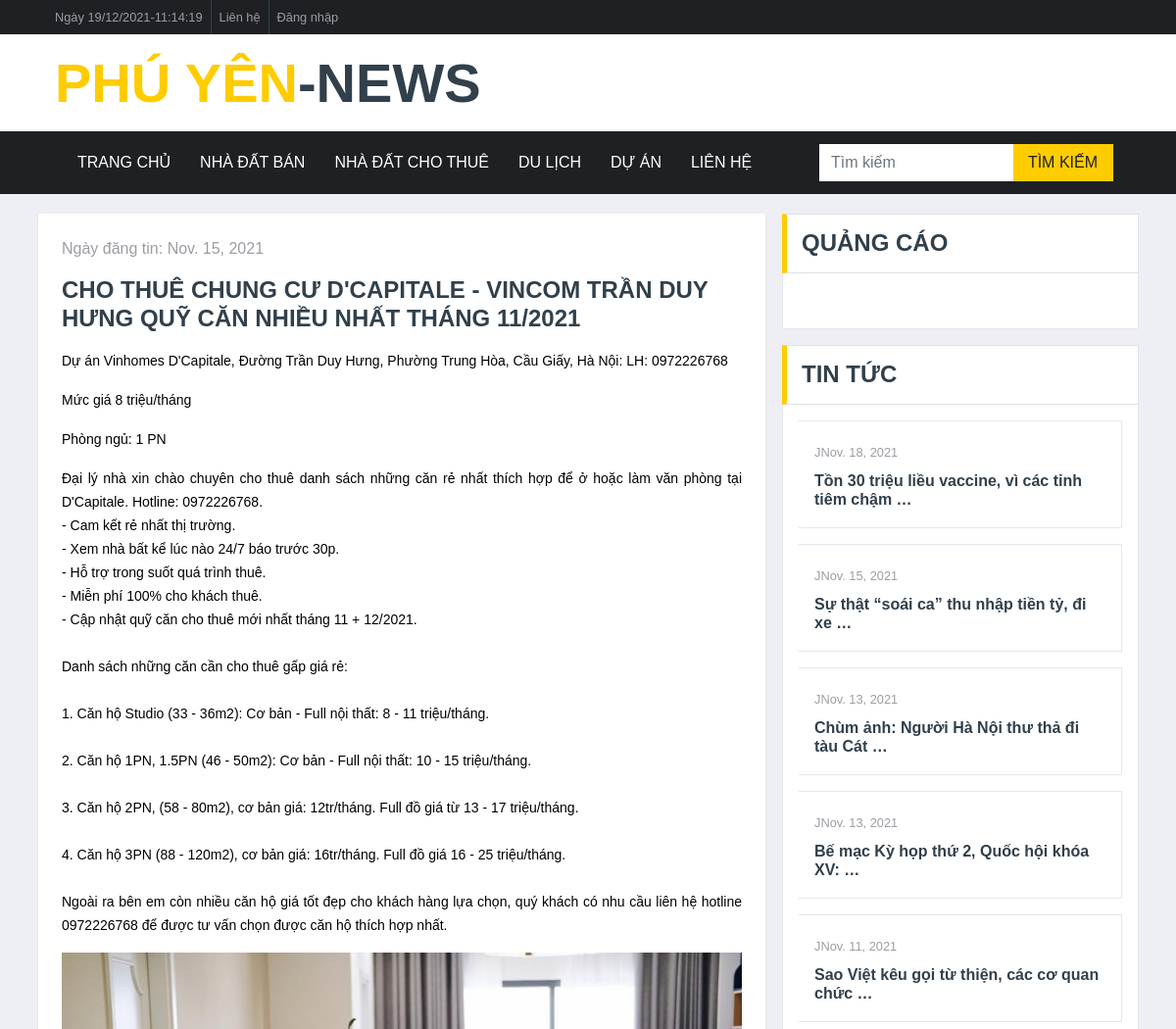
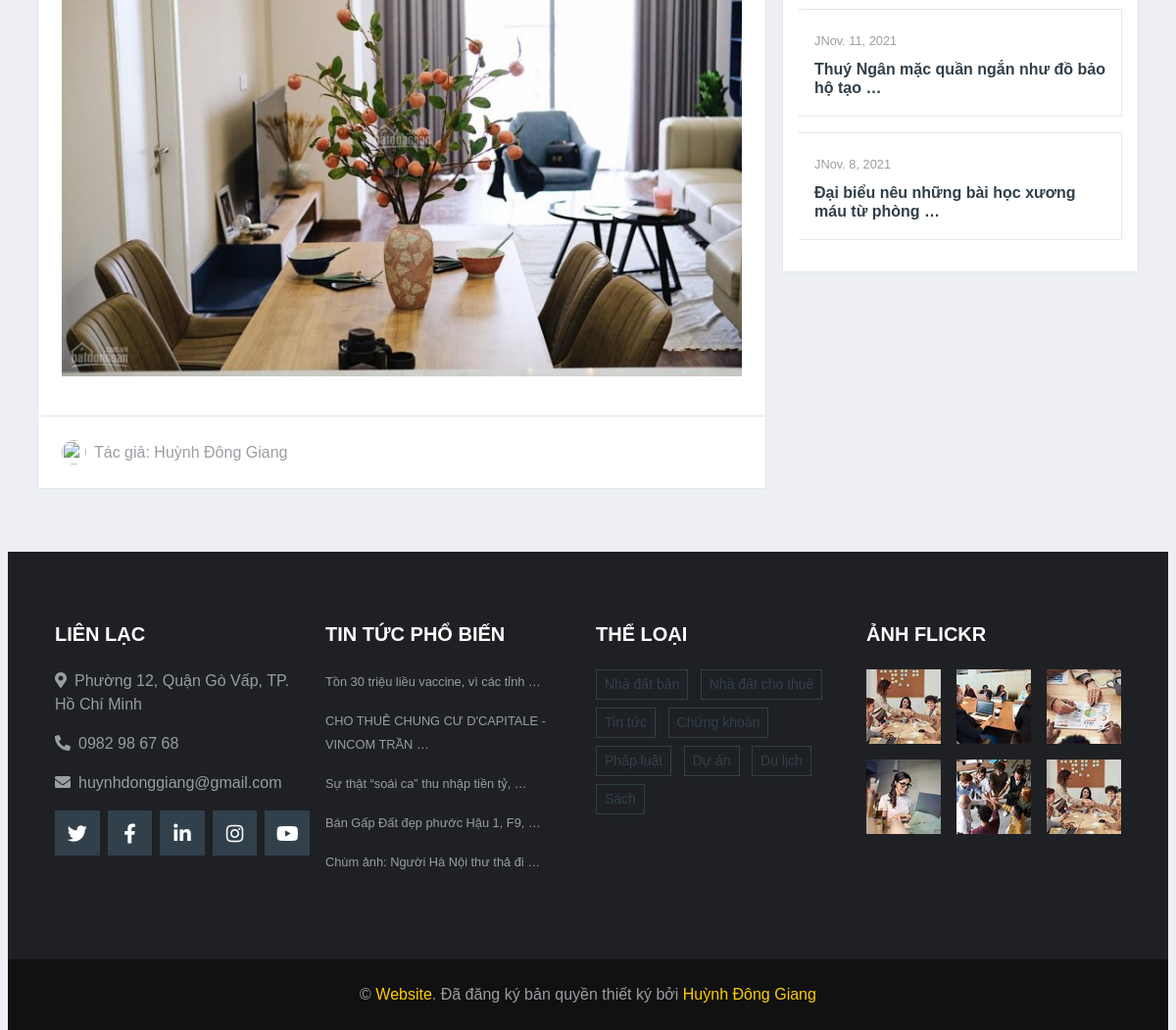
The app's page /single/66/ with its own data (2 pictures, top to bottom).
### Do_an_01/models.py (models this page shows, shortened)
class Story(models.Model):
    category = models.ForeignKey(Category, on_delete=models.PROTECT)
    name = models.CharField(max_length=250, unique=True)
    author = models.CharField(max_length=250)
    url = models.URLField(unique=True)
    content = RichTextUploadingField(blank=True)
    public_day = models.DateField(default=datetime.date.today)
    image = models.ImageField(upload_to='Do_an_01/img', default='Do_an_01/img/logo.jpg')

class Category(models.Model):
    name = models.CharField(max_length=150, unique=True)

### Do_an_01/views.py (the view)
# urls.py: path('single/<int:pk>/', views.single, name='single'),
def single(request, pk):
    session_status = check_session(request, 'sessionNguoiDung')
    session_info = ''
    if session_status:
        session_info = request.session.get('sessionNguoiDung')
    story = Story.objects.get(pk=pk)
    return render(request, 'Do_an_01/single.html', {
        'story': story,
        'story_newest_3': story_newest_3,
        'list_category': list_category,
        'session_status': session_status,
        'session_info': session_info,
        'tin_tuc': tin_tuc,
    })

### Do_an_01/my_module.py (called while the page is built)
def check_session(request, session_name):
    return session_name in request.session  # True / False

### Do_an_01/templates/Do_an_01/single.html (shortened to what this page needs)
{% extends 'Do_an_01/Masterbase.html' %}
{% load static %}
{% block content %}
    <div class="container-fluid" style="margin-top: 20px">
        <div class="container">
            <div class="row">
                <div class="col-lg-8">
                    <div class="position-relative mb-3">
                        <div class="bg-white border border-top-0 p-4">
                            <div class="mb-3">
                                <a class="text-body" href="">Ngày đăng tin: {{ story.public_day }}</a>
                            </div>
                            <h4 class="mb-3 text-secondary text-uppercase font-weight-bold">{{ story.name }}</h4>
                            <p>{{ story.content|safe }}</p>
                        </div>
                        <div class="d-flex justify-content-between bg-white border border-top-0 p-4">
                            <div class="d-flex align-items-center">
                                <img class="rounded-circle mr-2" src={% static 'img/user-a.png' %} width="25"
                                     height="25" alt="">
                                <span>Tác giả: {{ story.author }}</span>
                            </div>
                        </div>
                    </div>
                </div>
                <div class="col-lg-4">
                    <div class="mb-3">
                        <div class="section-title mb-0">
                            <h4 class="m-0 text-uppercase font-weight-bold">Quảng cáo</h4>
                        </div>
                        <div class="bg-white text-center border border-top-0 p-3">
                        </div>
                    </div>
                    <div class="mb-3">
                        <div class="section-title mb-0">
                            <h4 class="m-0 text-uppercase font-weight-bold">TIN TỨC</h4>
                        </div>
                        <div class="bg-white border border-top-0 p-3">
                            {% for story in tin_tuc %}
                                <div class="d-flex align-items-center bg-white mb-3" style="height: 110px;">
                                    <div class="w-100 h-100 px-3 d-flex flex-column justify-content-center border border-left-0">
                                        <div class="mb-2">
                                            <a class="text-body" href=""><small>J{{ story.public_day }}</small></a>
                                        </div>
                                        <a class="h6 m-0 text-secondary  font-weight-bold"
                                           href="{% url 'Do_an_01:single' story.pk %}">{{ story.name|truncatewords:10 }}</a>
                                    </div>
                                </div>
                            {% endfor %}
                        </div>
                    </div>
            </div>
        </div>
    </div>
{% endblock %}

### Do_an_01/templates/Do_an_01/Masterbase.html (shortened to what this page needs)
{% load static %}
<!DOCTYPE html>
<html lang="en">
<head>
    <link href="https://cdnjs.cloudflare.com/ajax/libs/font-awesome/5.10.0/css/all.min.css" rel="stylesheet">
    <link href={% static 'lib/owlcarousel/assets/owl.carousel.min.css' %} rel="stylesheet">
    <link href={% static 'css/style.css' %} rel="stylesheet">
</head>
<body>
{% url 'Do_an_01:index' as index %}
{% url 'Do_an_01:contact' as contact %}
{% url 'Do_an_01:single' as single %}
{% url 'Do_an_01:category' as category %}
<div class="container-fluid d-none d-lg-block">
    <div class="row align-items-center bg-dark px-lg-5">
        <div class="col-lg-9">
            <nav class="navbar navbar-expand-sm bg-dark p-0">
                <ul class="navbar-nav ml-n2">
                    <li class="nav-item border-right border-secondary">
                        <a class="nav-link text-body small" id="date" href="#"></a>
                    </li>
                    <li class="nav-item border-right border-secondary mn">
                        <a class="nav-link text-body small" href="{% url 'Do_an_01:contact' %}">Liên hệ</a>
                    </li>
                    <li class="nav-item mn">
                        {% if session_status %}
                            <div class="nav-item dropdown">
                                <a href="#" class="nav-link dropdown-toggle text-body small "
                                   data-toggle="dropdown">{{ session_info.ho }} {{ session_info.ten }}</a>
                                <div class="dropdown-menu ">
                                    <a href="{% url 'customers_hdg:my_account' %}"
                                       class="dropdown-item text-body small">Thông tin người dùng</a>
                                    <a href="{% url 'customers_hdg:logout' %}" class="dropdown-item  text-body small">Thoát</a>
                                </div>
                            </div>
                        {% else %}
                            <a class="nav-link text-body small" href="{% url 'customers_hdg:login' %}">Đăng nhập</a>
                        {% endif %}
                    </li>
                </ul>
            </nav>
        </div>
    </div>
    <div class="row align-items-center bg-white py-3 px-lg-5">
        <div class="col-lg-5">
            <a href="{% url 'Do_an_01:index' %}" class="navbar-brand p-0 d-none d-lg-block">
                <h1 class="m-0 display-4 text-uppercase text-primary">PHÚ YÊN<span
                        class="text-secondary">-NEWS</span></h1>
            </a>
        </div>
        <div  class="carousel slide col-lg-7 text-center text-lg-right" data-ride="carousel">
            <ol class="carousel-indicators">
                <li data-target="#" data-slide-to="0" class="active"></li>
                <li data-target="#" data-slide-to="1"></li>
                <li data-target="#" data-slide-to="2"></li>
            </ol>
            <div class="carousel-inner" >
                <div class="carousel-item active">
                </div>
            </div>
            <a class="carousel-control-prev" href="#" role="button" data-slide="prev" >
                <span class="carousel-control-prev-icon" aria-hidden="true"></span>
            </a>
            <a class="carousel-control-next" href="#" role="button" data-slide="next" >
                <span class="carousel-control-next-icon" aria-hidden="true"></span>
            </a>
        </div>
    </div>
</div>
<div class="container-fluid p-0">
    <nav class="navbar navbar-expand-lg bg-dark navbar-dark py-2 py-lg-0 px-lg-5">
        <div class="collapse navbar-collapse justify-content-between px-0 px-lg-3" id="navbarCollapse">
            <div class="navbar-nav mr-auto py-0 text-primary ">
                <ul class="navbar-nav mr-auto">
                    <li class="nav-item mn">
                        <a class=" nav-link mn" href="{% url 'Do_an_01:index' %}">Trang chủ <span class="sr-only">(current)</span></a>
                    </li>
                    <li class="nav-item mn">
                        <a class="nav-item nav-link mn" href="{% url 'Do_an_01:category' 1 %}">Nhà đất bán </a>
                    </li>
                    <li class="nav-item mn">
                        <a class="nav-item nav-link mn" href="{% url 'Do_an_01:category' 2 %}">Nhà đất cho thuê </a>
                    </li>
                    <li class="nav-item mn">
                        <a class="nav-item nav-link mn" href="{% url 'Do_an_01:category' 8 %}">Du lịch </a>
                    </li>
                    <div class="nav-item dropdown ">
                        <li class="nav-item mn">
                            <a class="nav-item nav-link mn" href="{% url 'Do_an_01:category' 7 %}">Dự án</a>
                        </li>
                    </div>
                    <li class="nav-item mn">
                        <a class="nav-item nav-link mn" href="{% url 'Do_an_01:contact' %}">Liên hệ </a>
                    </li>
                </ul>
            </div>
            <form class="form-inline" method="get" action="{% url 'Do_an_01:search' %}">
                <div class="input-group ml-auto d-none d-lg-flex" style="width: 100%; max-width: 300px;">
                    <input type="text" class="form-control border-0" name="keyword" value="{{ keyword }}"
                           placeholder="Tìm kiếm" autocomplete="off" required="required">
                    <div class="input-group-append">
                        <button class="input-group-text bg-primary text-dark border-0 px-3">TÌM KIẾM
                        </button>
                    </div>
                </div>
            </form>
        </div>
    </nav>
</div>
{% block content %}
{% endblock %}
<div class="container-fluid bg-dark pt-5 px-sm-3 px-md-5 mt-5">
    <div class="row py-4">
        <div class="col-lg-3 col-md-6 mb-5">
            <h5 class="mb-4 text-white text-uppercase font-weight-bold">Liên lạc</h5>
            <p class="font-weight-medium"><i class="fa fa-map-marker-alt mr-2"></i>Phường 12, Quận Gò Vấp, TP. Hồ Chí
                Minh</p>
            <p class="font-weight-medium"><i class="fa fa-phone-alt mr-2"></i>0982 98 67 68</p>
            <p class="font-weight-medium"><i class="fa fa-envelope mr-2"></i>huynhdonggiang@gmail.com</p>
            <div class="d-flex justify-content-start">
                <a class="btn btn-lg btn-secondary btn-lg-square mr-2" href="#"><i class="fab fa-twitter"></i></a>
                <a class="btn btn-lg btn-secondary btn-lg-square mr-2" href="#"><i class="fab fa-facebook-f"></i></a>
                <a class="btn btn-lg btn-secondary btn-lg-square mr-2" href="#"><i class="fab fa-linkedin-in"></i></a>
                <a class="btn btn-lg btn-secondary btn-lg-square mr-2" href="#"><i class="fab fa-instagram"></i></a>
                <a class="btn btn-lg btn-secondary btn-lg-square" href="#"><i class="fab fa-youtube"></i></a>
            </div>
        </div>
        <div class="col-lg-3 col-md-6 mb-5">
            <h5 class="mb-4 text-white text-uppercase font-weight-bold">Tin tức phổ biến</h5>
            {% for story in story_newest_3 %}
                <div class="mb-3">
                    <a class="small text-body font-weight-medium"
                       href="{% url 'Do_an_01:single' story.pk %}">{{ story.name|truncatewords:8 }}</a>
                </div>
            {% endfor %}
        </div>
        <div class="col-lg-3 col-md-6 mb-5">
            <h5 class="mb-4 text-white text-uppercase font-weight-bold">Thể loại</h5>
            <div class="m-n1">
                {% for list_category in list_category %}
                    <a href="{% url 'Do_an_01:category'  list_category.pk %}"
                       class="btn btn-sm btn-outline-secondary m-1">{{ list_category.name|truncatewords:10 }}</a>
                {% endfor %}
            </div>
        </div>
        <div class="col-lg-3 col-md-6 mb-5">
            <h5 class="mb-4 text-white text-uppercase font-weight-bold">ẢNH FLICKR</h5>
            <div class="row">
                <div class="col-4 mb-3">
                    <a href=""><img class="w-100" src={% static 'img/news-110x110-1.jpg' %} alt=""></a>
                </div>
                <div class="col-4 mb-3">
                    <a href=""><img class="w-100" src={% static 'img/news-110x110-2.jpg' %} alt=""></a>
                </div>
                <div class="col-4 mb-3">
                    <a href=""><img class="w-100" src={% static 'img/news-110x110-3.jpg' %} alt=""></a>
                </div>
                <div class="col-4 mb-3">
                    <a href=""><img class="w-100" src={% static 'img/news-110x110-4.jpg' %} alt=""></a>
                </div>
                <div class="col-4 mb-3">
                    <a href=""><img class="w-100" src={% static 'img/news-110x110-5.jpg' %} alt=""></a>
                </div>
                <div class="col-4 mb-3">
                    <a href=""><img class="w-100" src={% static 'img/news-110x110-1.jpg' %} alt=""></a>
                </div>
            </div>
        </div>
    </div>
</div>
<div class="container-fluid py-4 px-sm-3 px-md-5" style="background: #111111;">
    <p class="m-0 text-center">&copy; <a href="#">Website</a>. Đã đăng ký bản quyền thiết ký bởi <a
            href="https://vnpt.vn">Huỳnh Đông Giang</a></p>
</div>
</body>
</html>

### records on screen
Story: public_day "Nov. 15, 2021", name "CHO THUÊ CHUNG CƯ D'CAPITALE - VINCOM TRẦN DUY HƯNG QUỸ CĂN NHIỀU NHẤT THÁNG 11/2021", content "Dự án Vinhomes D'Capitale, Đường Trần Duy Hưng, Phường Trung Hòa, Cầu Giấy, Hà Nội: LH: 0972226768 Mức giá 8 triệu/tháng Phòng ngủ: 1 PN Đại lý nhà xin chào chuyên cho thuê danh sách những căn rẻ nhất thích hợp để ở hoặc làm văn phòng tại D'Capitale. Hotline: 0972226768. - Cam kết rẻ nhất thị trường. - Xem nhà bất kể lúc nào 24/7 báo trước 30p. - Hỗ trợ trong suốt quá trình thuê. - Miễn phí 100% cho khách thuê. - Cập nhật quỹ căn cho thuê mới nhất tháng 11 + 12/2021. Danh sách những căn cần cho thuê gấp giá rẻ: 1. Căn hộ Studio (33 - 36m2): Cơ bản - Full nội thất: 8 - 11 triệu/tháng. 2. Căn hộ 1PN, 1.5PN (46 - 50m2): Cơ bản - Full nội thất: 10 - 15 triệu/tháng. 3. Căn hộ 2PN, (58 - 80m2),…", content (picture), author "Huỳnh Đông Giang", name "CHO THUÊ CHUNG CƯ D'CAPITALE - VINCOM TRẦN …"
Story: public_day "Nov. 18, 2021", name "Tồn 30 triệu liều vaccine, vì các tỉnh tiêm chậm …", name "Tồn 30 triệu liều vaccine, vì các tỉnh …"
Story: public_day "Nov. 15, 2021", name "Sự thật “soái ca” thu nhập tiền tỷ, đi xe …", name "Sự thật “soái ca” thu nhập tiền tỷ, …"
Story: public_day "Nov. 13, 2021", name "Chùm ảnh: Người Hà Nội thư thả đi tàu Cát …", name "Chùm ảnh: Người Hà Nội thư thả đi …"
Story: public_day "Nov. 13, 2021", name "Bế mạc Kỳ họp thứ 2, Quốc hội khóa XV: …"
Story: public_day "Nov. 11, 2021", name "Sao Việt kêu gọi từ thiện, các cơ quan chức …"
Story: public_day "Nov. 11, 2021", name "Thuý Ngân mặc quần ngắn như đồ bảo hộ tạo …"
Story: public_day "Nov. 8, 2021", name "Đại biểu nêu những bài học xương máu từ phòng …"
Story: name "Bán Gấp Đất đẹp phước Hậu 1, F9, …"
Category: name "Nhà đất bán"
Category: name "Nhà đất cho thuê"
Category: name "Tin tức"
Category: name "Chứng khoán"
Category: name "Pháp luật"
Category: name "Dự án"
Category: name "Du lịch"
Category: name "Sách"
